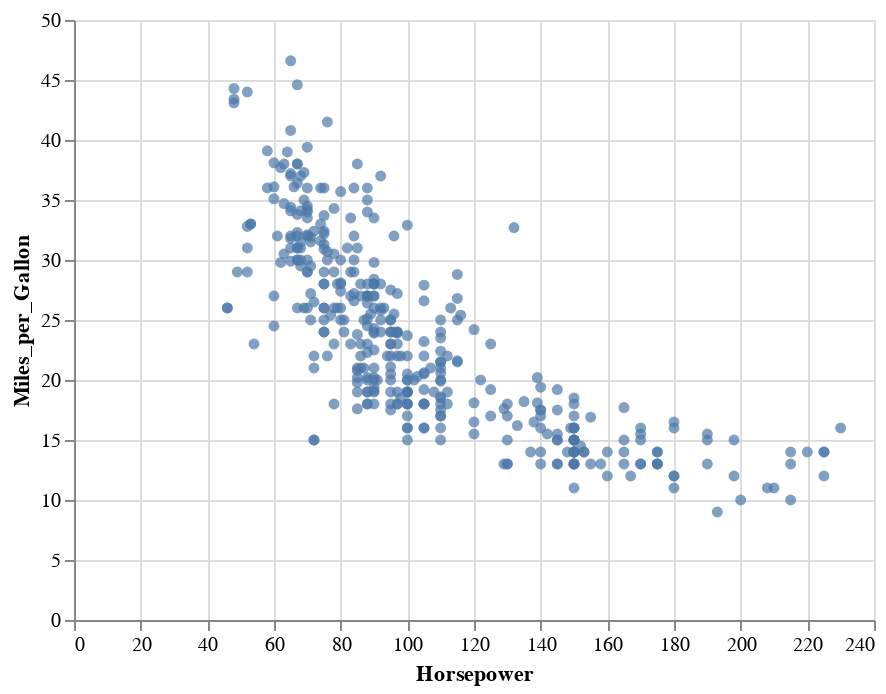

The code cell stored with this chart in its notebook:
### Code cell
alt.Chart(df).mark_circle().encode(
    x='Horsepower',
    y='Miles_per_Gallon',
)

### Figure 1 — Vega-Lite specification as saved in the notebook (floating-point values rounded to 4 significant figures; data arrays with more than 128 entries replaced by an {"elided": "..."} marker saying what was removed)
{"$schema": "https://vega.github.io/schema/vega-lite/v2.6.0.json", "config": {"view": {"height": 300, "width": 400}}, "data": {"name": "data-f02450ab61490a1363517a0190416235"}, "datasets": {"data-f02450ab61490a1363517a0190416235": {"elided": "406 records"}}, "encoding": {"x": {"field": "Horsepower", "type": "quantitative"}, "y": {"field": "Miles_per_Gallon", "type": "quantitative"}}, "mark": "circle"}
